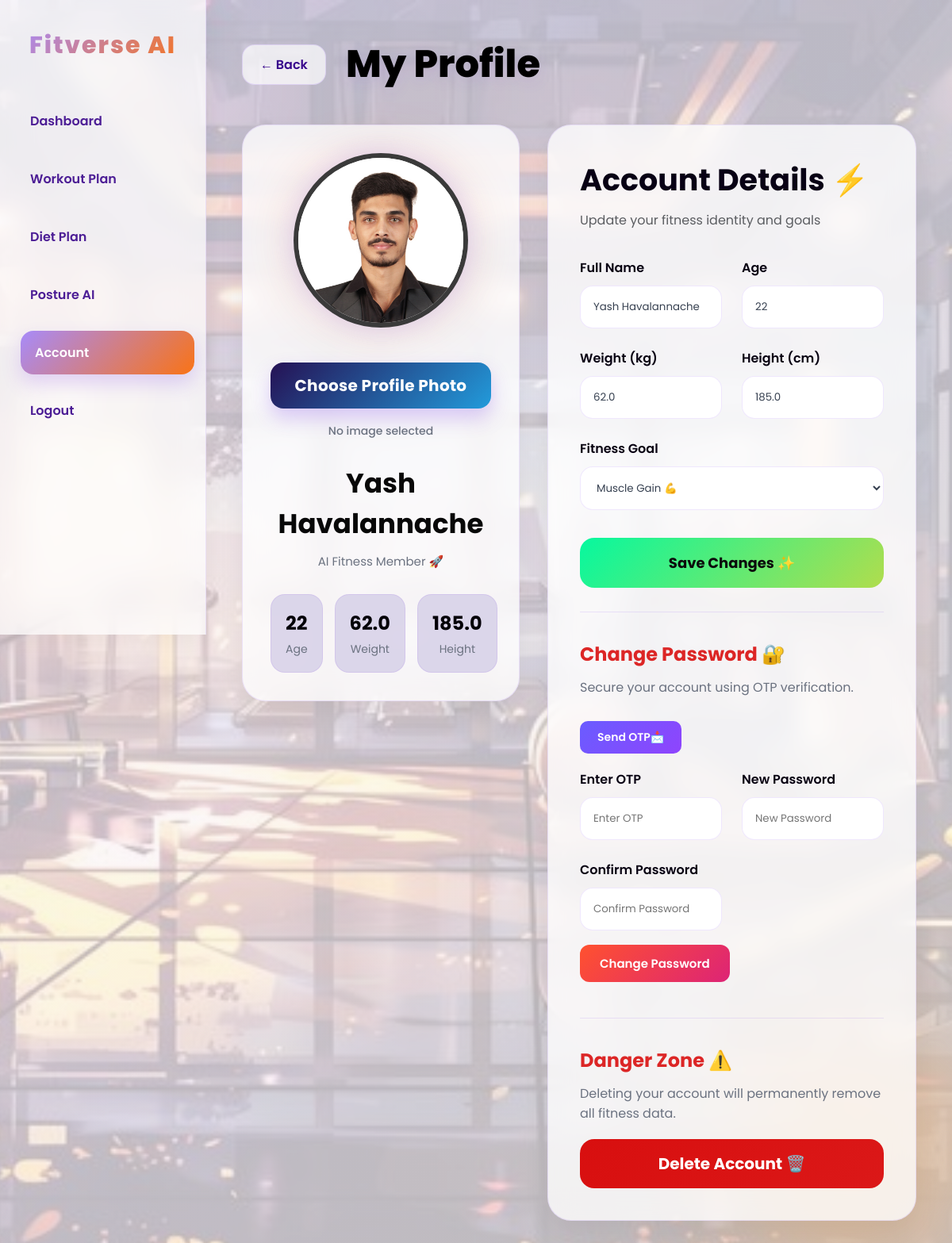
Page /account (signed in) on the committed database.
### models/user_model.py (models this page shows, shortened)
class User(db.Model):
    id = db.Column(db.Integer, primary_key=True)
    name = db.Column(db.String(100), nullable=False)
    age = db.Column(db.Integer, nullable=False)
    height = db.Column(db.Float, nullable=False)
    weight = db.Column(db.Float, nullable=False)
    goal = db.Column(db.String(100), nullable=False)
    level = db.Column(db.String(100), nullable=False)
    email = db.Column(db.String(100), unique=True, nullable=False)
    password = db.Column(db.String(100), nullable=False)
    profile_pic = db.Column(db.String(200), default=None)

### app.py (the view)
@app.route('/account')
def account():
    if 'user_id' not in session:
        return redirect(url_for('login'))
    user = User.query.get(session['user_id'])
    return render_template('account.html', user=user)

### templates/account.html (shortened to what this page needs)
<!DOCTYPE html>
<html lang="en">
<head>
    <link
    rel="stylesheet"
    href="{{ url_for('static', filename='css/account.css') }}">
</head>
<body>
<div class="sidebar">
    <h2>Fitverse AI</h2>
    <ul>
        <li><a href="/dashboard">Dashboard</a></li>
        <li><a href="/workout">Workout Plan</a></li>
        <li><a href="/diet">Diet Plan</a></li>
        <li><a href="/posture">Posture AI</a></li>
        <li>
            <a href="/account" class="active">
                Account
            </a>
        </li>
        <li>
            <a href="#" id="logoutBtn">
                Logout
            </a>
        </li>
    </ul>
</div>
<div class="main-content">
    <div class="top-bar">
        <a href="/dashboard" class="back-btn">
            ← Back
        </a>
        <h1>My Profile</h1>
    </div>
    <div class="account-layout">
        <div class="profile-card">
            <div class="profile-image-section">
                <img
                id="profilePreview"
                class="avatar"
                src="{{ url_for(
                'static',
                filename='uploads/' + (
                user.profile_pic
                if user.profile_pic
                else 'default-avatar.png'
                )) }}"
                alt="Profile Picture">
                <form
                id="uploadForm"
                method="POST"
                action="/upload_profile_pic"
                enctype="multipart/form-data">
                    <label
                    for="profileInput"
                    class="custom-upload">
                        Choose Profile Photo
                    </label>
                    <p id="fileName">
                        No image selected
                    </p>
                </form>
            </div>
            <div class="profile-details">
                <h2>{{ user.name }}</h2>
                <p class="member-tag">
                    AI Fitness Member 🚀
                </p>
                <div class="stats">
                    <div class="stat-box">
                        <h3>{{ user.age }}</h3>
                        <p>Age</p>
                    </div>
                    <div class="stat-box">
                        <h3>{{ user.weight }}</h3>
                        <p>Weight</p>
                    </div>
                    <div class="stat-box">
                        <h3>{{ user.height }}</h3>
                        <p>Height</p>
                    </div>
                </div>
            </div>
        </div>
        <div class="details-card">
            <div class="section-title">
                <h2>
                    Account Details ⚡
                </h2>
                <p>
                    Update your fitness identity and goals
                </p>
            </div>
            <form method="POST" action="/update_account">
                <div class="form-grid">
                    <div class="input-box">
                        <label>Full Name</label>
                        <input
                        type="text"
                        name="name"
                        value="{{ user.name }}"
                        required>
                    </div>
                    <div class="input-box">
                        <label>Age</label>
                        <input
                        type="number"
                        name="age"
                        value="{{ user.age }}"
                        required>
                    </div>
                    <div class="input-box">
                        <label>Weight (kg)</label>
                        <input
                        type="number"
                        step="0.1"
                        name="weight"
                        value="{{ user.weight }}"
                        required>
                    </div>
                    <div class="input-box">
                        <label>Height (cm)</label>
                        <input
                        type="number"
                        step="0.1"
                        name="height"
                        value="{{ user.height }}"
                        required>
                    </div>
                    <div class="input-box full-width">
                        <label>Fitness Goal</label>
                        <select name="goal">
                            <option
                            value="muscle_gain"
                            {% if user.goal == "muscle_gain" %}
                            selected
                            {% endif %}>
                                Muscle Gain 💪
                            </option>
                        </select>
                    </div>
                </div>
                <button
                type="submit"
                class="save-btn">
                    Save Changes ✨
                </button>
            </form>
<div
class="danger-zone password-section"
id="passwordSection">
    <h3>
        Change Password 🔐
    </h3>
    <p>
        Secure your account using OTP verification.
    </p>
    <form
    method="POST"
    action="/send_otp#passwordSection">
        <button
        type="submit"
        class="otp-btn">
            Send OTP📩
        </button>
    </form>
    <form
    method="POST"
    action="/change_password#passwordSection">
        <div class="form-grid">
            <div class="input-box">
                <label>Enter OTP</label>
                <input
                type="text"
                name="otp"
                placeholder="Enter OTP"
                required>
            </div>
            <div class="input-box">
                <label>New Password</label>
                <input
                type="password"
                name="new_password"
                placeholder="New Password"
                required>
            </div>
            <div class="input-box">
                <label>Confirm Password</label>
                <input
                type="password"
                name="confirm_password"
                placeholder="Confirm Password"
                required>
            </div>
        </div>
        <button
        type="submit"
        class="change-pass-btn">
            Change Password
        </button>
    </form>
</div>
            <div class="danger-zone">
                <h3>
                    Danger Zone ⚠️
                </h3>
                <p>
                    Deleting your account will permanently remove all fitness data.
                </p>
                <button
                type="button"
                class="delete-btn"
                id="deleteBtn">
                    Delete Account 🗑️
                </button>
            </div>
        </div>
    </div>
</div>
</body>
</html>

### rows in the picture
User: profile_pic (picture), name "Yash Havalannache", age "22", weight "62.0", height "185.0", goal "Muscle Gain 💪"
